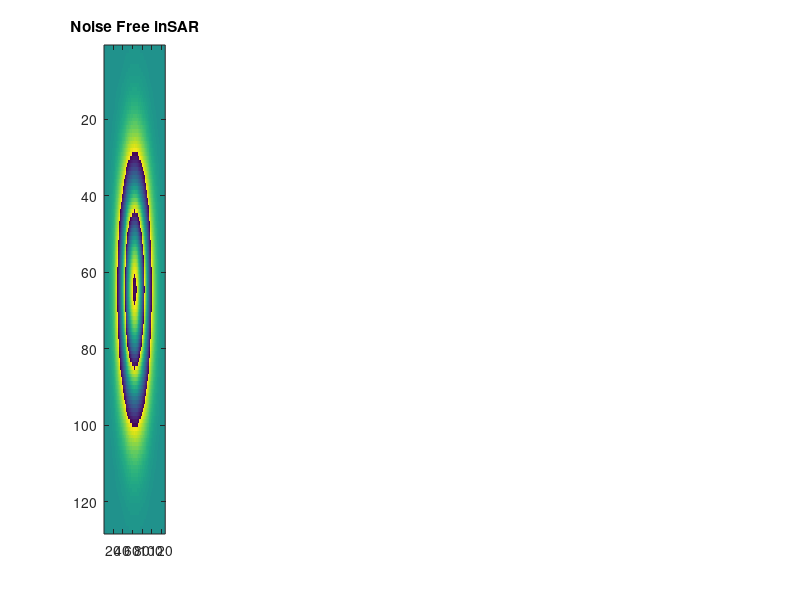

This chart was generated by the following MATLAB code: (Note: this script raises an error after producing the figure.)
windowSize = 128;sigma = 20; multFact = 40000; fKappa = 20;
g = fspecial('gaussian', windowSize, sigma);

gMult = g*multFact;

cmplxG = exp(i*gMult);
inSARTest = angle(cmplxG);

subplot(1,6,1);
imagesc(inSARTest);
title ('Noise Free inSAR');
inSARTestFlat = inSARTest(:);
[tfVMVariates] = vmrand(inSARTestFlat, ones(length(inSARTestFlat),1)*fKappa);
inSARTestNoise = reshape(tfVMVariates,size(inSARTest));
subplot(1,6,2);

imagesc(inSARTestNoise);
title ('Noisy inSAR');
cmplxG2 = exp(i*inSARTestNoise*2);
inSARTest2 = angle(cmplxG2);
subplot(1,6,3);

imagesc(inSARTest2);
title ('Wrapped*2');

cmplxG3 = exp(i*inSARTestNoise*3);
inSARTest3 = angle(cmplxG3);
subplot(1,6,4);

imagesc(inSARTest3);
title ('Wrapped*3');
cmplxG4 = exp(i*inSARTestNoise*4);
inSARTest4 = angle(cmplxG4);

subplot(1,6,5);

imagesc(inSARTest4);
title ('Wrapped*4');

cmplxG5 = exp(i*inSARTestNoise*5);
inSARTest5 = angle(cmplxG5);

subplot(1,6,6);

imagesc(inSARTest5);
title ('Wrapped*5');

